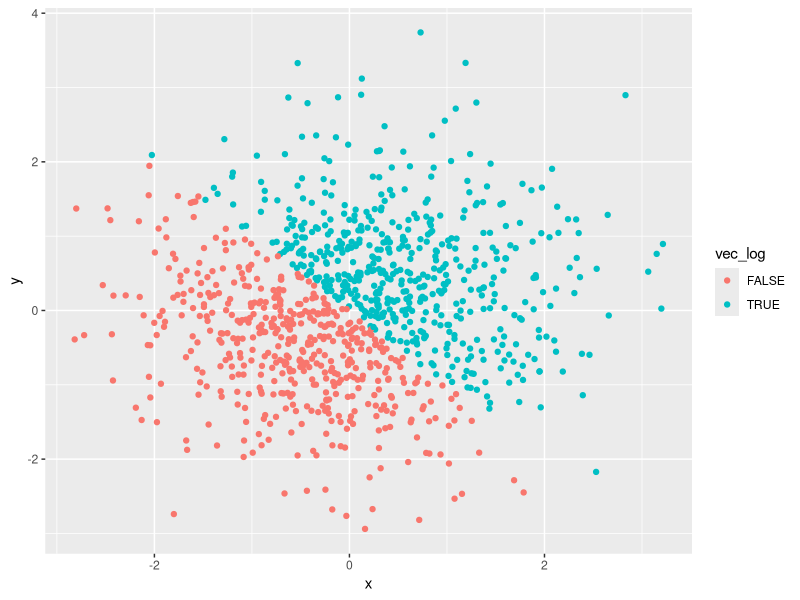
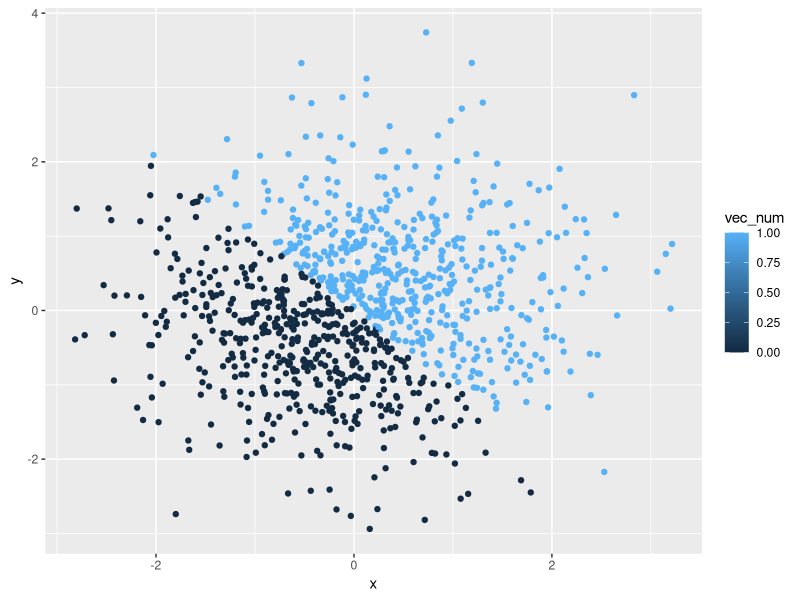
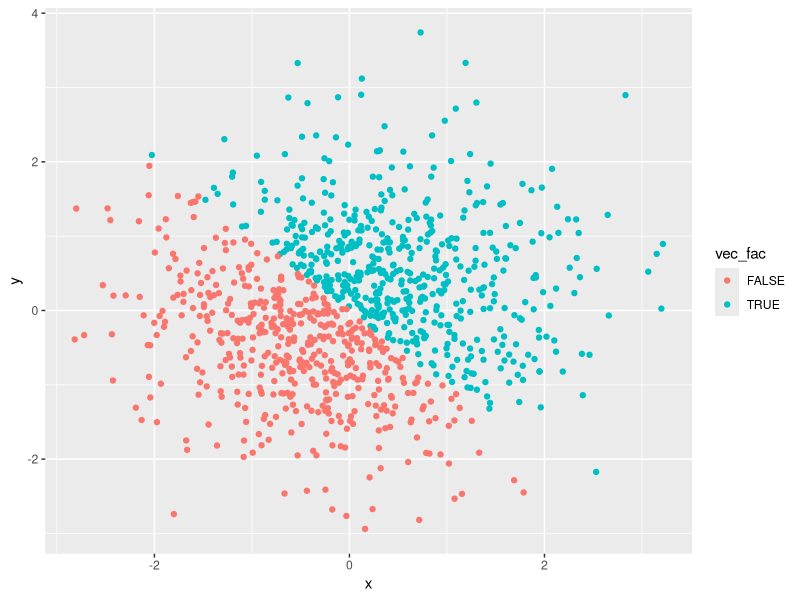
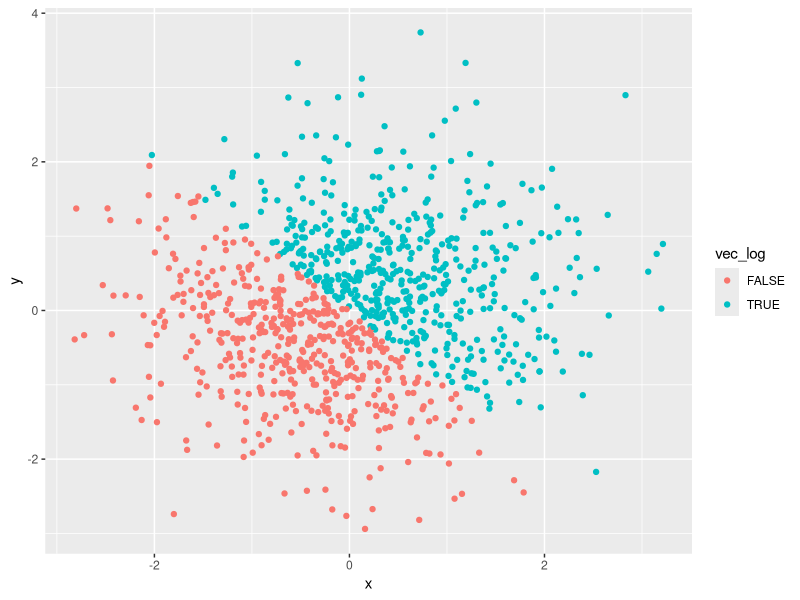

R code for these plots, in order:
## ---- chunk 1
library(tidyverse)
library(ggplot2)
## ---- chunk 2

## create data frame
df_1 = tibble(
  random_samp = runif(n = 10, min = 0, max = 5),
  vec_logical = random_samp > 2,
  vec_char = paste(c("X"), 1:10, sep = ""),
  vec_factor = factor(c("male", "male", "female", 
                        "female", "male", "female", 
                        "female", "male", "female", "male"))
)
df_1 
mean(df_1$random_samp)
mean(df_1$vec_logical)
mean(df_1$vec_char)
mean(df_1$vec_factor)
## ---- chunk 3

## create data frame and do dual conversion
df_3 = tibble(
  vec_char = as.numeric(as.factor(paste(c("X"), 1:10, sep = ""))),
  vec_factor = as.numeric(as.character(factor(c("male", "male", "female",
                                                "female", "male", "female",
                                                "female", "male", "female", "male"))))
)
df_3 
## ---- chunk 4
#create new data frame
df_4 = tibble(
  x = rnorm(n = 1000),
  y = rnorm(n = 1000),
  vec_log = x + y > 0,
  vec_num = as.numeric(vec_log),
  vec_fac = as.factor(vec_log)
)
## ---- chunk 5
#Make scatterplot of y vs x, color points using the logical variable
#red stands for FLASE in vec_log, blue stands for TRUE in vec_log
ggplot(df_4, aes(x = x, y = y, color = vec_log)) + geom_point()
ggsave("scatter_plot_1.pdf", height = 4, width = 6)

#scatterplot that color points using the numeric variables
#dark blue stands for value 0, light blue stands for 1 in vec_num which is TRUE in vec_log
ggplot(df_4, aes(x = x, y = y, color = vec_num)) + geom_point()

#scatterplot that color points using the factor variables
#red stands for FLASE in vec_fac, blue stands for TRUE in vec_fac
ggplot(df_4, aes(x = x, y = y, color = vec_fac)) + geom_point()

